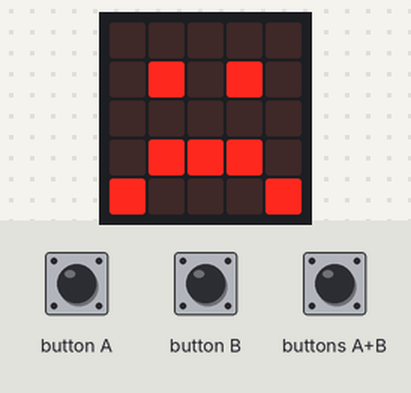
Bench run of a program on a simulated BBC micro:bit (MakeCode). Parts: the board's 5×5 LED display. The inputs (shaded band) are chosen by the test bench.

Above: at 1.6 s.
1.7 s: button A pressed for 0.15 s
At 2.8 s:
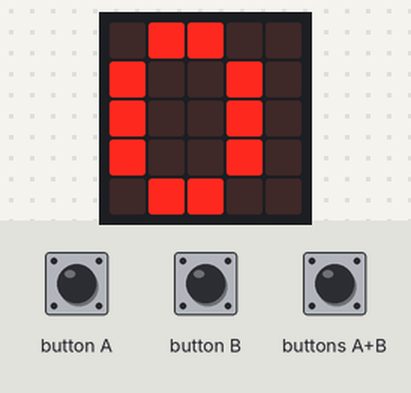
At 4.1 s:
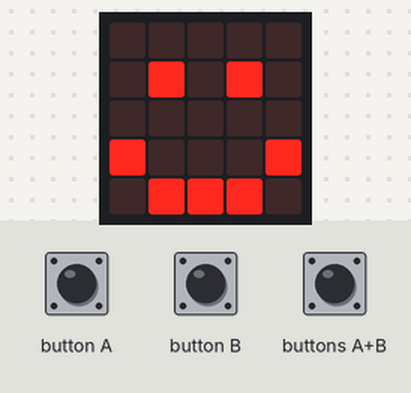
4.8 s: buttons A+B pressed for 0.15 s
At 6.5 s:
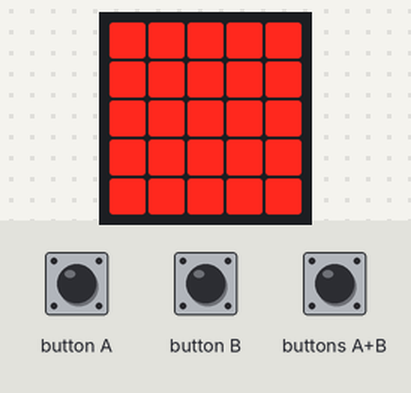
7.9 s: buttons A+B pressed for 1 s
Timing chart, 0 to 10.9 s (numbered marks = the images above; inputs shaded):
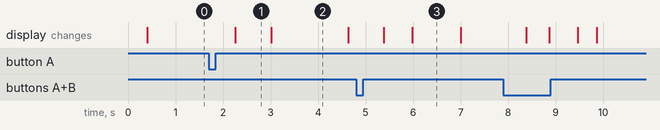

Measured:
- after the input at 1.7 s, the display: changes after 0.56 s (image 1)
- after the input at 4.8 s, the display: first differs from a run without the input after 1.2 s (image 3)
- what the display in image 1 shows lasts 0.7 s, from 2.3 s to 3.0 s
- what the display in image 2 shows lasts 1.6 s, from 3.0 s to 4.6 s
- what the display in image 3 shows lasts 1.0 s, from 6.0 s to 7.0 s

The program:

main.ts
```typescript
input.onButtonPressed(Button.A, function () {
    Contando = true
})
input.onButtonPressed(Button.AB, function () {
    Contando = false
    minutos = 0
    segundos = 0
    basic.showLeds(`
        # # # # #
        # # # # #
        # # # # #
        # # # # #
        # # # # #
        `)
    basic.pause(2000)
    basic.clearScreen()
})
input.onButtonPressed(Button.B, function () {
    Contando = false
})
let segundos = 0
let minutos = 0
let Contando = false
Contando = false
minutos = 0
basic.showLeds(`
    # # # # #
    # # # # #
    # # # # #
    # # # # #
    # # # # #
    `)
basic.forever(function () {
    if (Contando == true) {
        basic.showNumber(minutos)
        basic.showIcon(IconNames.Happy)
        basic.pause(1000)
        segundos += 1
    } else {
        basic.showIcon(IconNames.Sad)
    }
    if (segundos == 10) {
        minutos += 1
        segundos = 0
    }
})
```

test.ts
```typescript
// aquí va el archivo "tests"; esto no se compilará cuando este paquete se utilice como una extensión.
```
